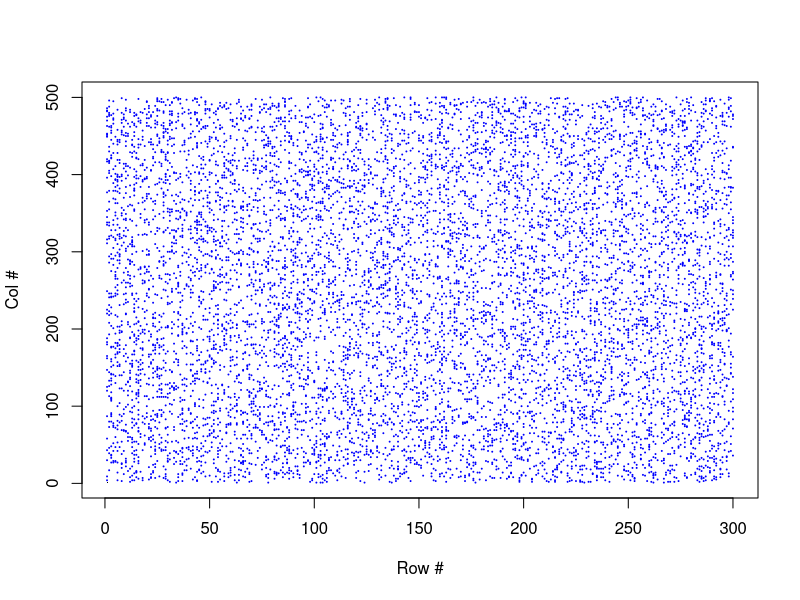
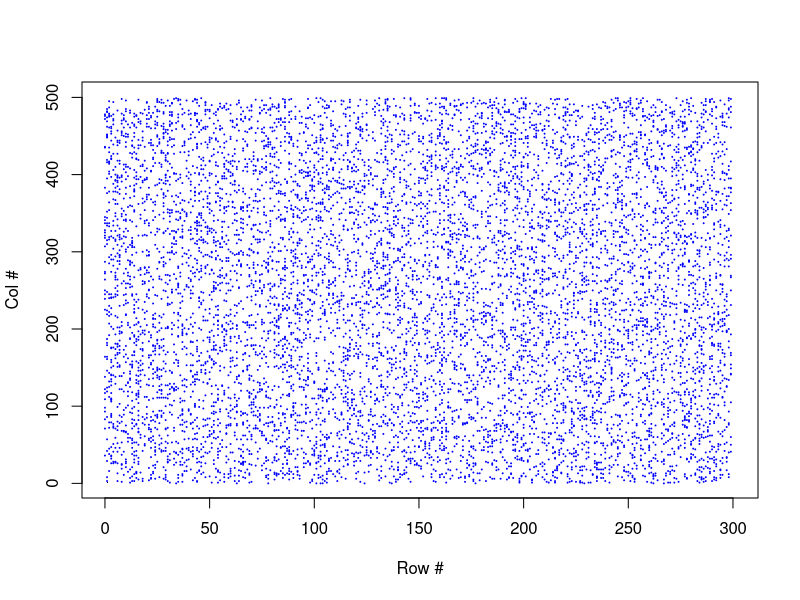

Source code (R) for these figures, in order:

## Jeff - I've added this file as a little lesson on why you should use 'vectorized operations'
##        instead of for loops in R.  The performance difference is pretty incredible.


# Create a data frame with random data
rows <- 300 ; cols <- 500
x <- data.frame(matrix(runif(rows * cols), nrow = rows))
x[1:6, 1:8]  # Check x


# Add missing data to x
num.missing <- 10000
for (i in 1:num.missing) x[sample(1:nrow(x), 1), sample(1:ncol(x), 1)] <- NA


# Slow function using a loop
visualize_missing_slow <- function(x) {
  plot(1, 1, pch = '.', xlim = c(1, nrow(x)), ylim = c(1, ncol(x)), xlab = 'Row #', ylab = 'Col #')  # Cheesy
  for (r in 1:nrow(x)) for (c in 1:ncol(x))
    if (is.na(x[r, c])) points(r, c, pch = 19, cex = .1, col = 'blue')
}


visualize_missing_fast <- function(x) {
  v <- which(as.vector(is.na(x)))
  r <- v %% nrow(x)
  c <- v %/% nrow(x)
  plot(1, 1, pch = '.', xlim = c(1, nrow(x)), ylim = c(1, ncol(x)), xlab = 'Row #', ylab = 'Col #')
  points(r, c, pch = 19, cex = .1, col = 'blue')
}


## Performance Testing Results -----------------------------------------------------------------------

                                        #     user  system elapsed
system.time(visualize_missing_slow(x))  #   64.480   2.388  92.477 - 300x500 w/ 10K missing
system.time(visualize_missing_fast(x))  #    1.496   0.016   1.614 - 300x500 w/ 10K missing

